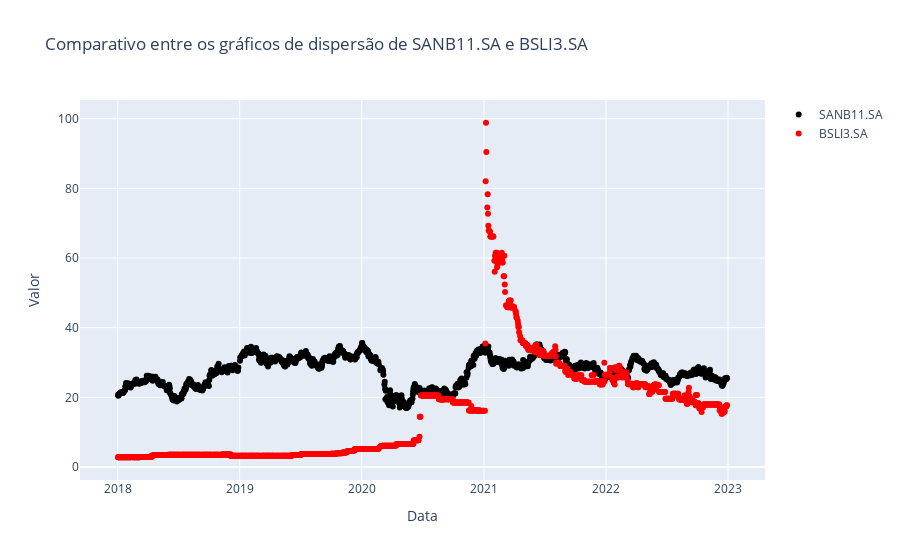

The notebook cell this image was saved under:
### Code cell
# Plota os gráficos de dispersão dos dois tickers ("ticker1" e "ticker2"). 
plot_comparative_dispersion_graphs(ticker1_adj_close_price,ticker2_adj_close_price)

### Figure 1 — Plotly figure (JSON) as saved in the notebook; plotly's stock layout.template omitted (floating-point values rounded to 4 significant figures; data arrays with more than 128 entries replaced by an {"elided": "..."} marker saying what was removed)
{"data": [{"line": {"color": "black"}, "mode": "markers", "name": "SANB11.SA", "type": "scatter", "x": {"elided": "1239 str values"}, "y": {"elided": "1239 float values"}}, {"line": {"color": "red"}, "mode": "markers", "name": "BSLI3.SA", "type": "scatter", "x": {"elided": "1239 str values"}, "y": {"elided": "1239 float values"}}], "layout": {"title": {"text": "Comparativo entre os gráficos de dispersão de SANB11.SA e BSLI3.SA"}, "xaxis": {"title": {"text": "Data"}}, "yaxis": {"title": {"text": "Valor"}}}}
